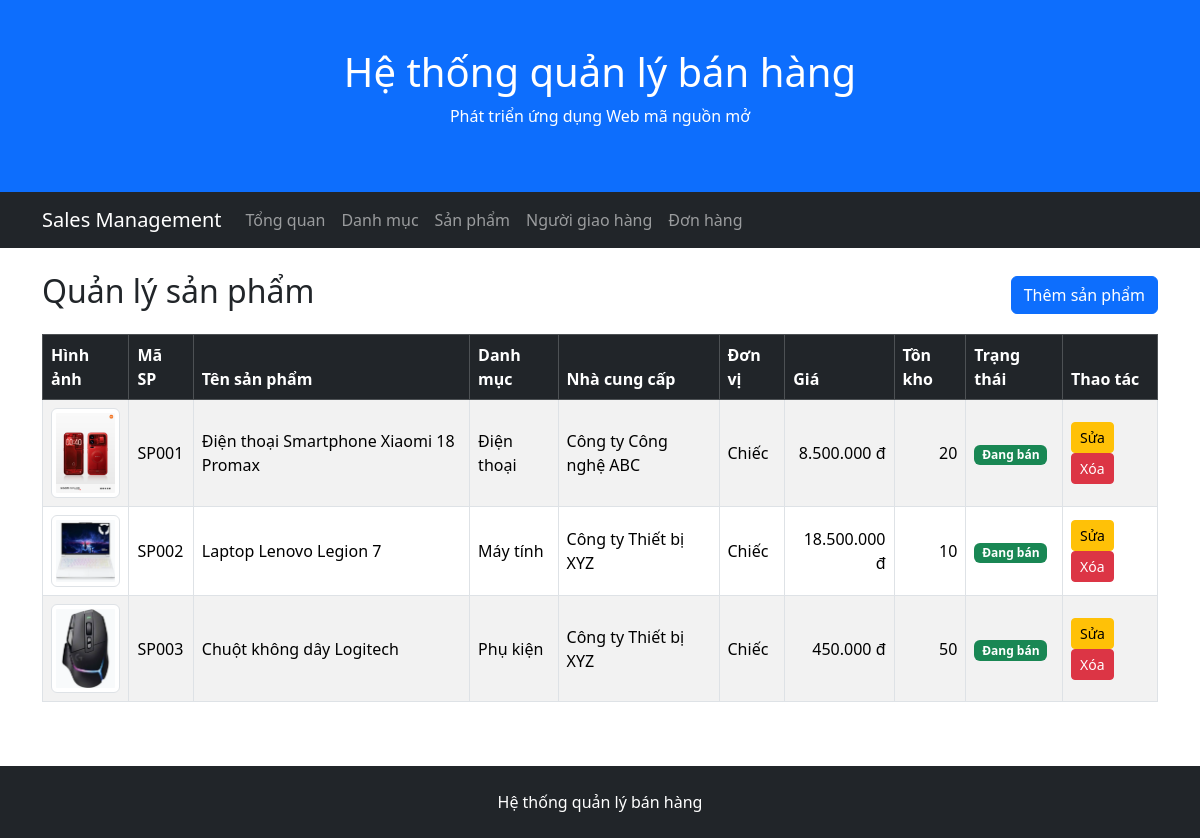
/admin/products/index.php, run on the app's committed database.
### tables this page shows
CREATE TABLE products (
    ProductID INT AUTO_INCREMENT PRIMARY KEY,
    ProductCode VARCHAR(50) NOT NULL UNIQUE,
    ProductName VARCHAR(255) NOT NULL,
    Description TEXT,
    Unit VARCHAR(20),
    Price DECIMAL(12,2) NOT NULL DEFAULT 0,
    StockQuantity INT NOT NULL DEFAULT 0,
    IsActive BOOLEAN NOT NULL DEFAULT TRUE,
    SupplierID INT NOT NULL,
    CategoryID INT NOT NULL,

    CONSTRAINT chk_products_price CHECK (Price >= 0),
    CONSTRAINT chk_products_stock CHECK (StockQuantity >= 0),
    CONSTRAINT fk_products_supplier
        FOREIGN KEY (SupplierID) REFERENCES suppliers(SupplierID),
    CONSTRAINT fk_products_category
        FOREIGN KEY (CategoryID) REFERENCES categories(CategoryID)
);

CREATE TABLE product_images (
    ProductImageID INT AUTO_INCREMENT PRIMARY KEY,
    ProductID INT NOT NULL,
    ImageFile VARCHAR(255) NOT NULL,
    AltText VARCHAR(255),
    IsPrimary BOOLEAN NOT NULL DEFAULT FALSE,
    SortOrder INT NOT NULL DEFAULT 0,

    CONSTRAINT uq_product_image UNIQUE (ProductID, ImageFile),
    CONSTRAINT chk_product_image_sort CHECK (SortOrder >= 0),
    CONSTRAINT fk_product_images_product
        FOREIGN KEY (ProductID)
        REFERENCES products(ProductID)
        ON DELETE CASCADE
);

CREATE TABLE categories (
    CategoryID INT AUTO_INCREMENT PRIMARY KEY,
    CategoryName VARCHAR(200) NOT NULL,
    Description TEXT
);

CREATE TABLE suppliers (
    SupplierID INT AUTO_INCREMENT PRIMARY KEY,
    SupplierName VARCHAR(200) NOT NULL,
    ContactName VARCHAR(100),
    Address VARCHAR(200),
    City VARCHAR(100),
    PostalCode VARCHAR(20),
    Country VARCHAR(100),
    Phone VARCHAR(20)
);

### public/admin/products/index.php (the view, shortened to what this page needs)
<?php
require_once '/var/www/src/config/database.php';
$sql = "
    SELECT
        p.ProductID,
        p.ProductCode,
        p.ProductName,
        p.Unit,
        p.Price,
        p.StockQuantity,
        p.IsActive,
        c.CategoryName,
        s.SupplierName,
        pi.ImageFile,
        pi.AltText
    FROM
        products AS p,
        categories AS c,
        product_images AS pi,
        suppliers AS s
    WHERE
        p.CategoryID = c.CategoryID
        AND p.SupplierID = s.SupplierID
        AND p.ProductID = pi.ProductID
        AND pi.IsPrimary = 1
    ORDER BY
        p.ProductID
";
$result = $conn->query($sql);
require_once '/var/www/src/includes/admin/header.php';
require_once '/var/www/src/includes/admin/navbar.php';
?>
<div class="container mt-4">
    <div class="d-flex justify-content-between align-items-center mb-3">
        <h2>Quản lý sản phẩm</h2>
        <a href="/admin/products/create.php" class="btn btn-primary">
            Thêm sản phẩm
        </a>
    </div>
    <div class="table-responsive">
        <table class="table table-bordered table-striped align-middle">
            <thead class="table-dark">
                <tr>
                    <th>Hình ảnh</th>
                    <th>Mã SP</th>
                    <th>Tên sản phẩm</th>
                    <th>Danh mục</th>
                    <th>Nhà cung cấp</th>
                    <th>Đơn vị</th>
                    <th>Giá</th>
                    <th>Tồn kho</th>
                    <th>Trạng thái</th>
                    <th>Thao tác</th>
                </tr>
            </thead>
            <tbody>
            <?php while ($product = $result->fetch_assoc()): ?>
                <tr>
                    <?php
                    $imageFile = $product['ImageFile'] ?? '';
                    $altText = $product['AltText'] ?? $product['ProductName'];
                    ?>
                    <td>
                        <img
                            src="/uploads/products/<?= htmlspecialchars($imageFile) ?>"
                            alt="<?= htmlspecialchars($altText) ?>"
                            width="80"
                            class="img-thumbnail"
                        >
                    </td>
                    <td><?= htmlspecialchars($product['ProductCode']) ?></td>
                    <td><?= htmlspecialchars($product['ProductName']) ?></td>
                    <td><?= htmlspecialchars($product['CategoryName']) ?></td>
                    <td><?= htmlspecialchars($product['SupplierName']) ?></td>
                    <td><?= htmlspecialchars($product['Unit'] ?? '') ?></td>
                    <td class="text-end">
                        <?= number_format(
                            (float) $product['Price'],
                            0,
                            ',',
                            '.'
                        ) ?> đ
                    </td>
                    <td class="text-end">
                        <?= (int) $product['StockQuantity'] ?>
                    </td>
                    <td>
                        <?php if ((int) $product['IsActive'] === 1): ?>
                            <span class="badge bg-success">
                                Đang bán
                            </span>
                        <?php else: ?>
                            <span class="badge bg-secondary">
                                Ngừng bán
                            </span>
                        <?php endif; ?>
                    </td>
                    <td>
                        <a href="/admin/products/edit.php?id=<?= $product['ProductID'] ?>" class="btn btn-sm btn-warning">
                            Sửa
                        </a>
                        <form
                            action="/admin/products/delete.php"
                            method="post"
                            class="d-inline"
                            onsubmit="return confirm('Bạn có chắc muốn xóa sản phẩm này?');"
                        >
                            <button
                                type="submit"
                                class="btn btn-sm btn-danger"
                            >
                                Xóa
                            </button>
                        </form>
                    </td>
                </tr>
            <?php endwhile; ?>
            </tbody>
        </table>
    </div>
</div>
<?php
require_once '/var/www/src/includes/admin/footer.php';

### data on the page
products: product_images.ImageFile (picture), ProductCode "SP001", ProductName "Điện thoại Smartphone Xiaomi 18 Promax", CategoryID.CategoryName "Điện thoại", SupplierID.SupplierName "Công ty Công nghệ ABC", Unit "Chiếc", Price "8.500.000", StockQuantity "20", IsActive "Đang bán"
products: product_images.ImageFile (picture), ProductCode "SP002", ProductName "Laptop Lenovo Legion 7", CategoryID.CategoryName "Máy tính", SupplierID.SupplierName "Công ty Thiết bị XYZ", Unit "Chiếc", Price "18.500.000", StockQuantity "10", IsActive "Đang bán"
products: product_images.ImageFile (picture), ProductCode "SP003", ProductName "Chuột không dây Logitech", CategoryID.CategoryName "Phụ kiện", SupplierID.SupplierName "Công ty Thiết bị XYZ", Unit "Chiếc", Price "450.000", StockQuantity "50", IsActive "Đang bán"
